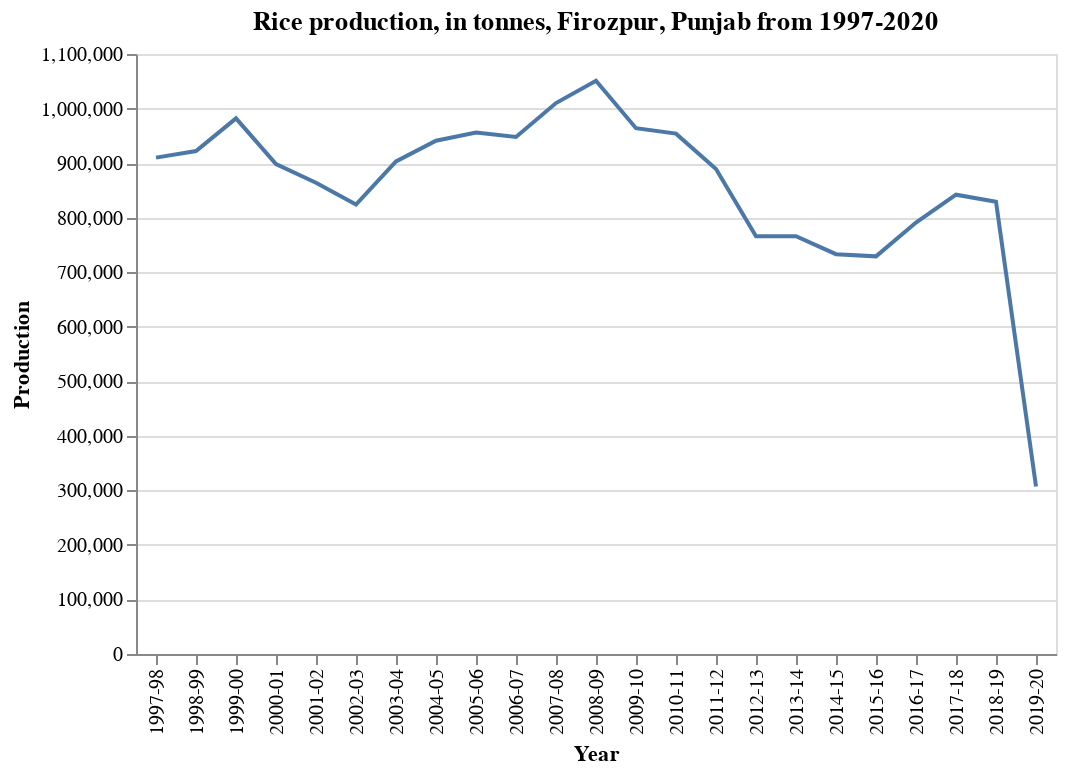

Notebook code cell kept with this figure:
### Markdown cell above
### Firozpur

### Code cell
df_pj_fi = df_pj_rice.loc[df['District'] == 'FIROZEPUR']

alt.Chart(df_pj_fi).mark_line().encode(
    x='Year',
    y=('Production')
).properties(
    title='Rice production, in tonnes, Firozpur, Punjab from 1997-2020')

### Figure 1 — Vega-Lite specification as saved in the notebook (floating-point values rounded to 4 significant figures)
{"config": {"view": {"continuousWidth": 400, "continuousHeight": 300}}, "data": {"name": "data-aa3a9accc28929b693a9979ab0570f1b"}, "mark": "line", "encoding": {"x": {"field": "Year", "type": "nominal"}, "y": {"field": "Production", "type": "quantitative"}}, "title": "Rice production, in tonnes, Firozpur, Punjab from 1997-2020", "$schema": "https://vega.github.io/schema/vega-lite/v4.17.0.json", "datasets": {"data-aa3a9accc28929b693a9979ab0570f1b": [{"Unnamed: 0": 29315, "State": "Punjab", "District": "FIROZEPUR", "Crop": "Rice", "Year": "2001-02", "Season": "Kharif", "Area": 230000.0, "Area Units": "Hectare", "Production": 864000.0, "Production Units": "Tonnes", "Yield": 3.757}, {"Unnamed: 0": 29316, "State": "Punjab", "District": "FIROZEPUR", "Crop": "Rice", "Year": "2002-03", "Season": "Kharif", "Area": 234000.0, "Area Units": "Hectare", "Production": 824000.0, "Production Units": "Tonnes", "Yield": 3.521}, {"Unnamed: 0": 29317, "State": "Punjab", "District": "FIROZEPUR", "Crop": "Rice", "Year": "2003-04", "Season": "Kharif", "Area": 244000.0, "Area Units": "Hectare", "Production": 903000.0, "Production Units": "Tonnes", "Yield": 3.701}, {"Unnamed: 0": 72113, "State": "Punjab", "District": "FIROZEPUR", "Crop": "Rice", "Year": "2004-05", "Season": "Kharif", "Area": 238000.0, "Area Units": "Hectare", "Production": 941000.0, "Production Units": "Tonnes", "Yield": 3.954}, {"Unnamed: 0": 72114, "State": "Punjab", "District": "FIROZEPUR", "Crop": "Rice", "Year": "2005-06", "Season": "Kharif", "Area": 236000.0, "Area Units": "Hectare", "Production": 956000.0, "Production Units": "Tonnes", "Yield": 4.051}, {"Unnamed: 0": 72115, "State": "Punjab", "District": "FIROZEPUR", "Crop": "Rice", "Year": "2006-07", "Season": "Kharif", "Area": 235000.0, "Area Units": "Hectare", "Production": 948000.0, "Production Units": "Tonnes", "Yield": 4.034}, {"Unnamed: 0": 115842, "State": "Punjab", "District": "FIROZEPUR", "Crop": "Rice", "Year": "2007-08", "Season": "Kharif", "Area": 243000.0, "Area Units": "Hectare", "Production": 1010000.0, "Production Units": "Tonnes", "Yield": 4.156}, {"Unnamed: 0": 115843, "State": "Punjab", "District": "FIROZEPUR", "Crop": "Rice", "Year": "2008-09", "Season": "Kharif", "Area": 260000.0, "Area Units": "Hectare", "Production": 1051000.0, "Production Units": "Tonnes", "Yield": 4.042}, {"Unnamed: 0": 115844, "State": "Punjab", "District": "FIROZEPUR", "Crop": "Rice", "Year": "2009-10", "Season": "Kharif", "Area": 262000.0, "Area Units": "Hectare", "Production": 964000.0, "Production Units": "Tonnes", "Yield": 3.679}, {"Unnamed: 0": 162805, "State": "Punjab", "District": "FIROZEPUR", "Crop": "Rice", "Year": "2010-11", "Season": "Kharif", "Area": 258000.0, "Area Units": "Hectare", "Production": 954000.0, "Production Units": "Tonnes", "Yield": 3.698}, {"Unnamed: 0": 162806, "State": "Punjab", "District": "FIROZEPUR", "Crop": "Rice", "Year": "2011-12", "Season": "Kharif", "Area": 257000.0, "Area Units": "Hectare", "Production": 889000.0, "Production Units": "Tonnes", "Yield": 3.459}, {"Unnamed: 0": 162807, "State": "Punjab", "District": "FIROZEPUR", "Crop": "Rice", "Year": "2012-13", "Season": "Kharif", "Area": 182000.0, "Area Units": "Hectare", "Production": 766000.0, "Production Units": "Tonnes", "Yield": 4.209}, {"Unnamed: 0": 207758, "State": "Punjab", "District": "FIROZEPUR", "Crop": "Rice", "Year": "2013-14", "Season": "Kharif", "Area": 183000.0, "Area Units": "Hectare", "Production": 766000.0, "Production Units": "Tonnes", "Yield": 4.186}, {"Unnamed: 0": 207759, "State": "Punjab", "District": "FIROZEPUR", "Crop": "Rice", "Year": "2014-15", "Season": "Kharif", "Area": 189000.0, "Area Units": "Hectare", "Production": 733000.0, "Production Units": "Tonnes", "Yield": 3.878}, {"Unnamed: 0": 207760, "State": "Punjab", "District": "FIROZEPUR", "Crop": "Rice", "Year": "2015-16", "Season": "Kharif", "Area": 187000.0, "Area Units": "Hectare", "Production": 729000.0, "Production Units": "Tonnes", "Yield": 3.898}, {"Unnamed: 0": 258969, "State": "Punjab", "District": "FIROZEPUR", "Crop": "Rice", "Year": "2016-17", "Season": "Kharif", "Area": 187000.0, "Area Units": "Hectare", "Production": 791000.0, "Production Units": "Tonnes", "Yield": 4.23}, {"Unnamed: 0": 258970, "State": "Punjab", "District": "FIROZEPUR", "Crop": "Rice", "Year": "2017-18", "Season": "Kharif", "Area": 185000.0, "Area Units": "Hectare", "Production": 842000.0, "Production Units": "Tonnes", "Yield": 4.551}, {"Unnamed: 0": 258971, "State": "Punjab", "District": "FIROZEPUR", "Crop": "Rice", "Year": "2018-19", "Season": "Kharif", "Area": 186000.0, "Area Units": "Hectare", "Production": 829000.0, "Production Units": "Tonnes", "Yield": 4.457}, {"Unnamed: 0": 289995, "State": "Punjab", "District": "FIROZEPUR", "Crop": "Rice", "Year": "2019-20", "Season": "Kharif", "Area": 114000.0, "Area Units": "Hectare", "Production": 307000.0, "Production Units": "Tonnes", "Yield": 2.693}, {"Unnamed: 0": 328610, "State": "Punjab", "District": "FIROZEPUR", "Crop": "Rice", "Year": "1997-98", "Season": "Kharif", "Area": 252000.0, "Area Units": "Hectare", "Production": 910000.0, "Production Units": "Tonnes", "Yield": 3.611}, {"Unnamed: 0": 328611, "State": "Punjab", "District": "FIROZEPUR", "Crop": "Rice", "Year": "1998-99", "Season": "Kharif", "Area": 275000.0, "Area Units": "Hectare", "Production": 922000.0, "Production Units": "Tonnes", "Yield": 3.353}, {"Unnamed: 0": 328612, "State": "Punjab", "District": "FIROZEPUR", "Crop": "Rice", "Year": "1999-00", "Season": "Kharif", "Area": 280000.0, "Area Units": "Hectare", "Production": 982000.0, "Production Units": "Tonnes", "Yield": 3.507}, {"Unnamed: 0": 328613, "State": "Punjab", "District": "FIROZEPUR", "Crop": "Rice", "Year": "2000-01", "Season": "Kharif", "Area": 248000.0, "Area Units": "Hectare", "Production": 898000.0, "Production Units": "Tonnes", "Yield": 3.621}]}}
